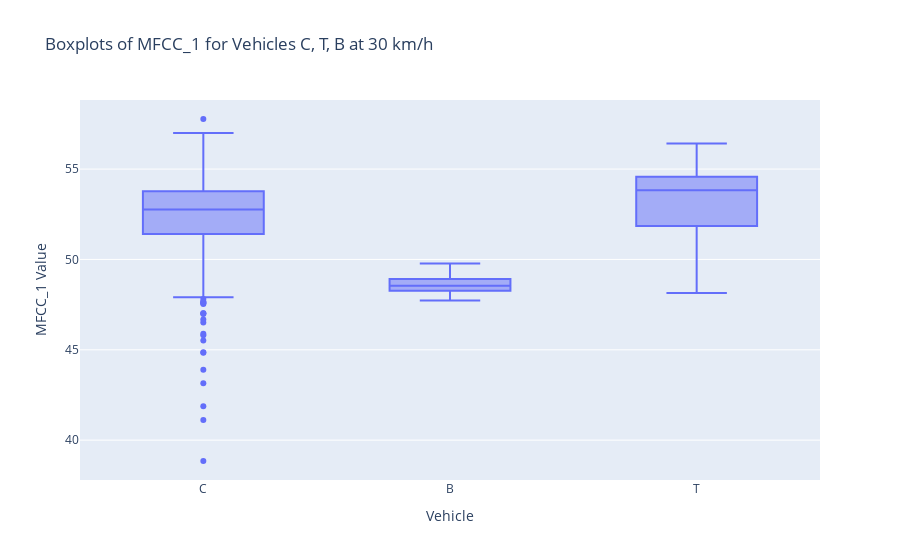

Source (notebook cell):
### Markdown cell above
# To Do: Feature Scatterplots & Boxplots

### Code cell
import pandas as pd
import plotly.express as px

# Filter the dataframe for vehicles 'C', 'T', 'B' and speed 30 km/h
df_filtered = df_SE[(df_SE['vehicle'].isin(['C', 'T', 'B'])) & (df_SE['speed_kmh'].astype(int) == 30)]

# Melt the dataframe to have MFCC coefficients as a single column
df_melted_mfcc = df_filtered.melt(id_vars=['vehicle'], value_vars=['mfcc_1'], var_name='MFCC', value_name='Value')

# Create the box plot
fig = px.box(df_melted_mfcc, x='vehicle', y='Value', title='Boxplots of MFCC_1 for Vehicles C, T, B at 30 km/h', labels={'Value': 'MFCC_1 Value', 'vehicle': 'Vehicle'})

# Show the plot
fig.show()

### Figure 1 — Plotly figure (JSON) as saved in the notebook; plotly's stock layout.template omitted (floating-point values rounded to 4 significant figures; data arrays with more than 128 entries replaced by an {"elided": "..."} marker saying what was removed)
{"data": [{"alignmentgroup": "True", "hovertemplate": "Vehicle=%{x}<br>MFCC_1 Value=%{y}<extra></extra>", "legendgroup": "", "marker": {"color": "#636efa"}, "name": "", "notched": false, "offsetgroup": "", "orientation": "v", "showlegend": false, "type": "box", "x": {"elided": "587 str values"}, "x0": " ", "xaxis": "x", "y": {"elided": "587 float values"}, "y0": " ", "yaxis": "y"}], "layout": {"boxmode": "group", "legend": {"tracegroupgap": 0}, "title": {"text": "Boxplots of MFCC_1 for Vehicles C, T, B at 30 km/h"}, "xaxis": {"anchor": "y", "domain": [0, 1], "title": {"text": "Vehicle"}}, "yaxis": {"anchor": "x", "domain": [0, 1], "title": {"text": "MFCC_1 Value"}}}}
